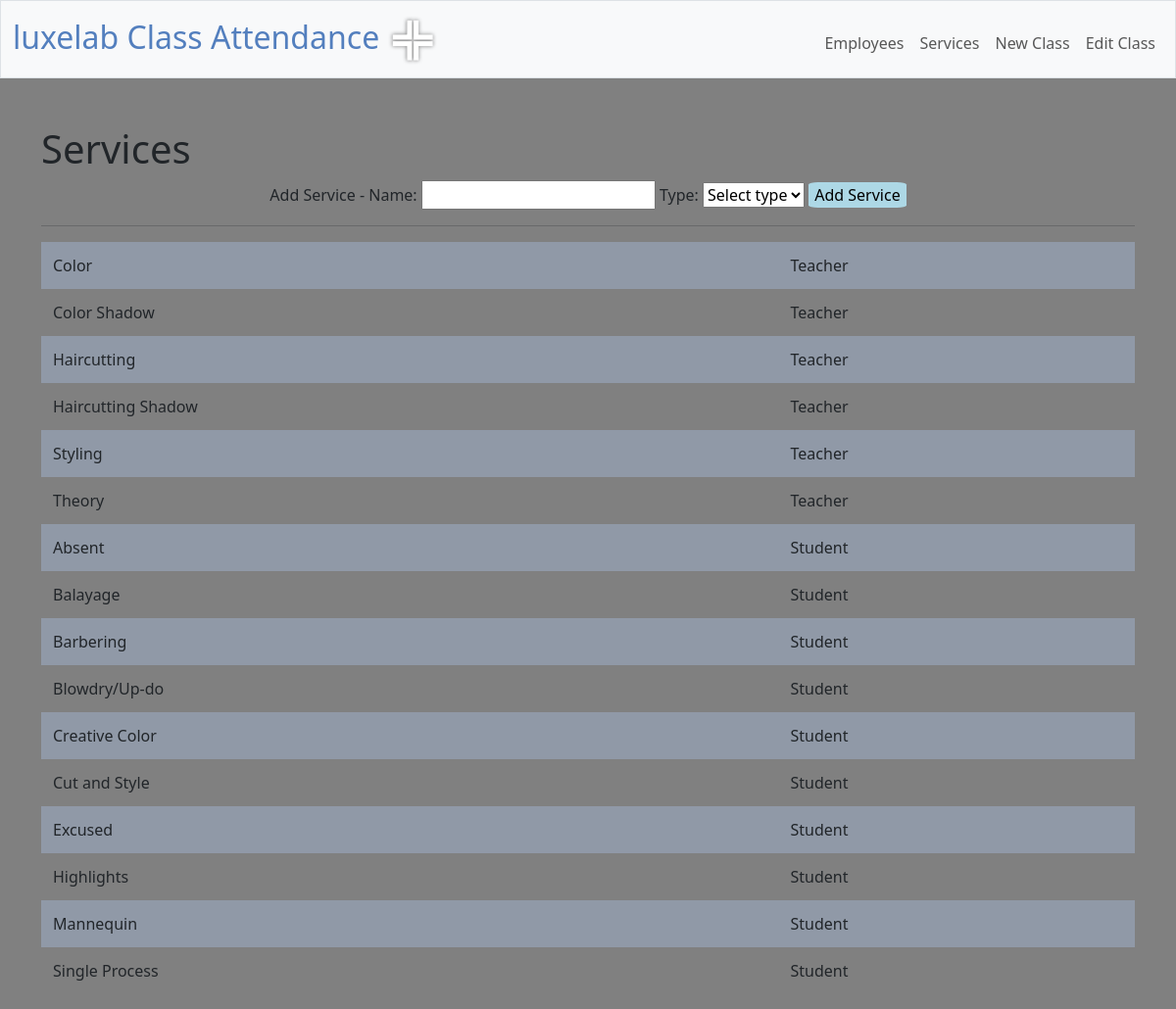
/services, run on the app's committed database.
### models.py (models this page shows)
class Base(MappedAsDataclass, DeclarativeBase):
    pass

class Services(Base):
    __tablename__ = "services"
    id: Mapped[int] = mapped_column(primary_key=True,init=False)
    service: Mapped[str]
    service_type: Mapped[int]
    class_joins = relationship("Class_join", back_populates="services")

### app.py (the view)
@app.route("/services")
def get_services():
    stmt = text("SELECT * from services ORDER BY service_type, service")
    with engine.connect() as connection:
        results = connection.execute(stmt).fetchall()
    return render_template("./services.html", results=results)

### app.py (called while the page is built)
@app.after_request
def after_request(response):
    response.headers["Cache-Control"] = "no-cache, no-store, must-revalidate"
    response.headers["Expires"] = 0
    response.headers["Pragma"] = "no-cache"
    return response

### templates/services.html (shortened to what this page needs)
{% extends "layout.html" %}
{% block main %}
    <h1 style="text-align: left;">Services</h1>
    <div name="add_service">
        <form method="post" action="/add_service">
            Add Service - Name: <input id="service_name" name="service_name" type="text" required>
            Type:
            <select id="type" name="type" required>
                <option value="" selected disabled hidden>Select type</option>
            </select>
            <input type="submit" name="add" value="Add Service">
        </form>
    </div>
    <hr>
    <div>
        {% if results %}
        <table style="text-align: left;" name="services">
            <form method="post" action="/edit_service">
            {% for result in results %}
                <tr id={{result.id}} name="service_row">
                    <td>
                        {{ result.service }}
                    </td>
                    <td>{% if result.service_type == 0 %}
                        Teacher
                    {% else %}
                        Student
                    {% endif %}
                    </td>
                </tr>
                {% endfor %}
            </form>
        </table>
        {% else %}
            <h3>No services found</h3>
        {% endif %}
    </div>
{% endblock %}

### static/styles.css (style rules this page uses)
input[type="submit"], input[type="button"] { border-radius: 10%; background-color: lightblue; border: none; }
body { background-color: gray; }
table { background-color: transparent; margin-bottom: 1rem; width: 100%; }
table th, table td { padding: 0.75rem; vertical-align: middle; }
tbody tr:nth-of-type(odd) { background-color: rgb(179, 208, 255, 0.3) }

### data on the page
Services: service "Color", service_type "Teacher"
Services: service "Color Shadow", service_type "Teacher"
Services: service "Haircutting", service_type "Teacher"
Services: service "Haircutting Shadow", service_type "Teacher"
Services: service "Styling", service_type "Teacher"
Services: service "Theory", service_type "Teacher"
Services: service "Absent", service_type "Student"
Services: service "Balayage", service_type "Student"
Services: service "Barbering", service_type "Student"
Services: service "Blowdry/Up-do", service_type "Student"
Services: service "Creative Color", service_type "Student"
Services: service "Cut and Style", service_type "Student"
Services: service "Excused", service_type "Student"
Services: service "Highlights", service_type "Student"
Services: service "Mannequin", service_type "Student"
Services: service "Single Process", service_type "Student"
